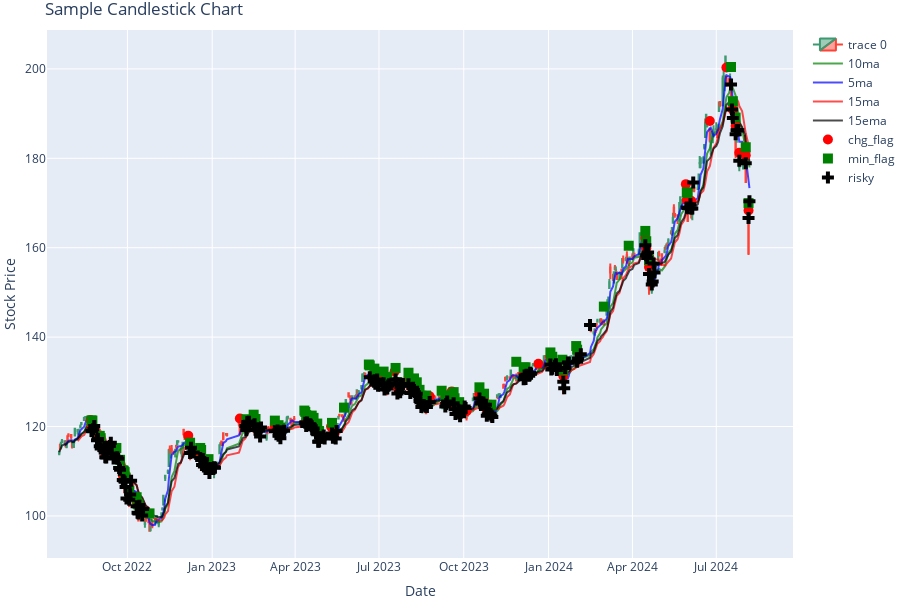

Notebook code cell kept with this figure:
### Code cell
tickers = ["0050.tw"]

for ticker in tickers:
    data = yf.download(ticker, period="500d", interval="1d", progress=False)
    data = price_change(data)
    data = local_minimum(data)
    # data = local_maximum(data)

    data["risky"] = data[["min_flag", "chg_flag"]].sum(axis=1).rolling(window=5).sum()
    # data["recover"] = np.where(data["max_flag"], -1, 0)

    # data["risky"] -= data["max_flag"]

    fig = go.Figure(
        data=[
            go.Candlestick(
                x=data.index,
                open=data["Open"],
                high=data["High"],
                low=data["Low"],
                close=data["Close"],
            )
        ]
    )

    fig.add_trace(
        go.Scatter(
            x=data.index,
            y=data["Close"].rolling(window=10).mean(),
            mode="lines",
            name="10ma",
            marker_color="green",
            opacity=0.7,
        )
    )

    fig.add_trace(
        go.Scatter(
            x=data.index,
            y=data["Close"].rolling(window=5).mean(),
            mode="lines",
            name="5ma",
            marker_color="blue",
            opacity=0.7,
        )
    )

    fig.add_trace(
        go.Scatter(
            x=data.index,
            y=data["Close"].rolling(window=15).mean(),
            mode="lines",
            name="15ma",
            marker_color="red",
            opacity=0.7,
        )
    )

    fig.add_trace(
        go.Scatter(
            x=data.index,
            y=data["Close"].ewm(span=15).mean(),
            mode="lines",
            name="15ema",
            marker_color="black",
            opacity=0.7,
        )
    )

    flag_df = data[data["chg_flag"]]
    fig.add_trace(go.Scatter(
        x=flag_df.index,
        y=flag_df["High"] * 1.01,
        mode="markers",
        name="chg_flag",
        marker=dict(symbol="circle", color="red", size=10)
    ))

    flag_df = data[data["min_flag"]]
    fig.add_trace(go.Scatter(
        x=flag_df.index,
        y=flag_df["High"] * 1.02,
        mode="markers",
        name="min_flag",
        marker=dict(symbol="square", color="green", size=10)
    ))

    flag_df = data[data["risky"] > 1]
    fig.add_trace(go.Scatter(
        x=flag_df.index,
        y=flag_df["High"] * 1.0,
        mode="markers",
        name="risky",
        marker=dict(symbol="cross", color="black", size=10)
    ))

    # Update the layout
    fig.update_layout(
        title="Sample Candlestick Chart",
        yaxis_title="Stock Price",
        xaxis_title="Date",
        height=600,
        xaxis_rangeslider_visible=False,
        margin=dict(l=0, r=10, t=30, b=30),
    )

    # Show the figure
    fig.show()

### Figure 1 — Plotly figure (JSON) as saved in the notebook; plotly's stock layout.template omitted (floating-point values rounded to 4 significant figures; data arrays with more than 128 entries replaced by an {"elided": "..."} marker saying what was removed)
{"data": [{"close": {"elided": "500 float values"}, "high": {"elided": "500 float values"}, "low": {"elided": "500 float values"}, "open": {"elided": "500 float values"}, "type": "candlestick", "x": {"elided": "500 str values"}}, {"marker": {"color": "green"}, "mode": "lines", "name": "10ma", "opacity": 0.7, "type": "scatter", "x": {"elided": "500 str values"}, "y": {"elided": "500 float values"}}, {"marker": {"color": "blue"}, "mode": "lines", "name": "5ma", "opacity": 0.7, "type": "scatter", "x": {"elided": "500 str values"}, "y": {"elided": "500 float values"}}, {"marker": {"color": "red"}, "mode": "lines", "name": "15ma", "opacity": 0.7, "type": "scatter", "x": {"elided": "500 str values"}, "y": {"elided": "500 float values"}}, {"marker": {"color": "black"}, "mode": "lines", "name": "15ema", "opacity": 0.7, "type": "scatter", "x": {"elided": "500 str values"}, "y": {"elided": "500 float values"}}, {"marker": {"color": "red", "size": 10, "symbol": "circle"}, "mode": "markers", "name": "chg_flag", "type": "scatter", "x": ["2022-08-22T00:00:00", "2022-08-23T00:00:00", "2022-08-29T00:00:00", "2022-09-01T00:00:00", "2022-09-07T00:00:00", "2022-09-14T00:00:00", "2022-09-26T00:00:00", "2022-09-28T00:00:00", "2022-10-11T00:00:00", "2022-12-06T00:00:00", "2022-12-16T00:00:00", "2022-12-20T00:00:00", "2022-12-23T00:00:00", "2022-12-28T00:00:00", "2023-01-31T00:00:00", "2023-02-06T00:00:00", "2023-02-15T00:00:00", "2023-02-17T00:00:00", "2023-03-10T00:00:00", "2023-03-14T00:00:00", "2023-04-13T00:00:00", "2023-04-19T00:00:00", "2023-04-25T00:00:00", "2023-05-10T00:00:00", "2023-07-06T00:00:00", "2023-07-18T00:00:00", "2023-07-21T00:00:00", "2023-08-02T00:00:00", "2023-08-08T00:00:00", "2023-08-14T00:00:00", "2023-08-25T00:00:00", "2023-09-18T00:00:00", "2023-09-21T00:00:00", "2023-09-26T00:00:00", "2023-10-04T00:00:00", "2023-10-18T00:00:00", "2023-10-23T00:00:00", "2023-10-26T00:00:00", "2023-12-05T00:00:00", "2023-12-07T00:00:00", "2023-12-21T00:00:00", "2024-01-03T00:00:00", "2024-01-17T00:00:00", "2024-04-15T00:00:00", "2024-04-16T00:00:00", "2024-04-19T00:00:00", "2024-05-29T00:00:00", "2024-05-30T00:00:00", "2024-06-04T00:00:00", "2024-06-24T00:00:00", "2024-07-12T00:00:00", "2024-07-19T00:00:00", "2024-07-22T00:00:00", "2024-07-26T00:00:00", "2024-08-02T00:00:00", "2024-08-05T00:00:00"], "y": [121.5, 120.2, 118.1, 116.8, 114.3, 115.1, 109.1, 108.7, 103.2, 118.0, 114.4, 113.6, 112.2, 111.6, 121.8, 121.3, 121.5, 120.5, 120.1, 119.1, 121.4, 121.3, 119.5, 120.0, 131.0, 132.3, 128.7, 130.7, 129.5, 127.0, 126.8, 127.9, 125.1, 124.2, 123.4, 127.5, 126.1, 123.6, 131.9, 132.0, 134.0, 135.2, 131.3, 162.2, 159.9, 155.7, 174.2, 170.7, 170.4, 188.4, 200.3, 190.9, 187.3, 181.2, 180.7, 168.3]}, {"marker": {"color": "green", "size": 10, "symbol": "square"}, "mode": "markers", "name": "min_flag", "type": "scatter", "x": ["2022-08-23T00:00:00", "2022-08-24T00:00:00", "2022-09-01T00:00:00", "2022-09-02T00:00:00", "2022-09-07T00:00:00", "2022-09-16T00:00:00", "2022-09-19T00:00:00", "2022-09-23T00:00:00", "2022-09-26T00:00:00", "2022-09-27T00:00:00", "2022-09-28T00:00:00", "2022-09-29T00:00:00", "2022-10-03T00:00:00", "2022-10-11T00:00:00", "2022-10-12T00:00:00", "2022-10-13T00:00:00", "2022-10-25T00:00:00", "2022-12-08T00:00:00", "2022-12-19T00:00:00", "2022-12-20T00:00:00", "2022-12-28T00:00:00", "2023-02-07T00:00:00", "2023-02-15T00:00:00", "2023-02-17T00:00:00", "2023-03-10T00:00:00", "2023-03-14T00:00:00", "2023-03-16T00:00:00", "2023-04-11T00:00:00", "2023-04-12T00:00:00", "2023-04-13T00:00:00", "2023-04-19T00:00:00", "2023-04-21T00:00:00", "2023-04-25T00:00:00", "2023-04-26T00:00:00", "2023-04-27T00:00:00", "2023-05-11T00:00:00", "2023-05-24T00:00:00", "2023-06-20T00:00:00", "2023-06-21T00:00:00", "2023-06-26T00:00:00", "2023-06-27T00:00:00", "2023-07-06T00:00:00", "2023-07-10T00:00:00", "2023-07-19T00:00:00", "2023-07-21T00:00:00", "2023-08-02T00:00:00", "2023-08-04T00:00:00", "2023-08-08T00:00:00", "2023-08-10T00:00:00", "2023-08-11T00:00:00", "2023-08-14T00:00:00", "2023-08-16T00:00:00", "2023-08-21T00:00:00", "2023-09-07T00:00:00", "2023-09-11T00:00:00", "2023-09-20T00:00:00", "2023-09-21T00:00:00", "2023-09-26T00:00:00", "2023-10-18T00:00:00", "2023-10-23T00:00:00", "2023-10-26T00:00:00", "2023-10-31T00:00:00", "2023-11-27T00:00:00", "2023-12-05T00:00:00", "2023-12-07T00:00:00", "2024-01-03T00:00:00", "2024-01-04T00:00:00", "2024-01-05T00:00:00", "2024-01-16T00:00:00", "2024-01-17T00:00:00", "2024-01-31T00:00:00", "2024-02-01T00:00:00", "2024-03-01T00:00:00", "2024-03-28T00:00:00", "2024-04-15T00:00:00", "2024-04-16T00:00:00", "2024-04-19T00:00:00", "2024-05-30T00:00:00", "2024-05-31T00:00:00", "2024-07-17T00:00:00", "2024-07-19T00:00:00", "2024-07-22T00:00:00", "2024-08-02T00:00:00", "2024-08-05T00:00:00"], "y": [121.4, 121.3, 117.9, 117.4, 115.4, 115.1, 115.2, 112.6, 110.2, 110.1, 109.8, 108.6, 105.7, 104.2, 102.7, 102.6, 100.6, 116.4, 115.2, 114.8, 112.7, 121.6, 122.7, 121.7, 121.3, 120.3, 119.7, 123.6, 123.3, 122.6, 122.5, 121.9, 120.7, 118.9, 119.0, 120.8, 124.2, 133.9, 133.7, 133.0, 132.1, 132.3, 131.1, 133.1, 129.9, 132.0, 130.1, 130.8, 129.5, 129.9, 128.2, 126.9, 126.9, 128.0, 127.0, 127.7, 126.3, 125.5, 128.8, 127.3, 124.8, 124.9, 134.5, 133.2, 133.3, 136.6, 135.4, 135.6, 134.9, 132.6, 138.0, 137.2, 146.8, 160.4, 163.8, 161.5, 157.2, 172.4, 172.3, 200.4, 192.8, 189.1, 182.5, 170.0]}, {"marker": {"color": "black", "size": 10, "symbol": "cross"}, "mode": "markers", "name": "risky", "type": "scatter", "x": {"elided": "191 str values"}, "y": {"elided": "191 float values"}}], "layout": {"height": 600, "margin": {"b": 30, "l": 0, "r": 10, "t": 30}, "title": {"text": "Sample Candlestick Chart"}, "xaxis": {"rangeslider": {"visible": false}, "title": {"text": "Date"}}, "yaxis": {"title": {"text": "Stock Price"}}}}
